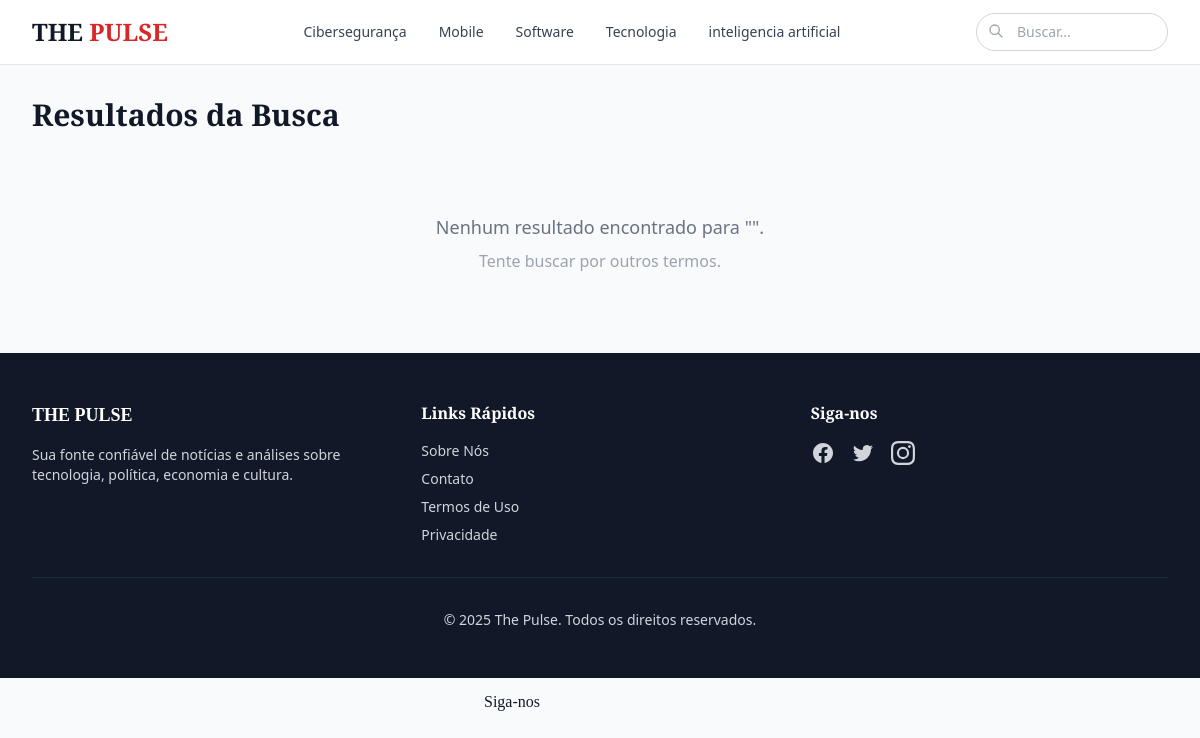
Page /busca/ on the committed database.
### news/models.py (models this page shows, shortened)
class Categoria(models.Model):
    name = models.CharField(max_length=80, unique=True)
    slug = models.SlugField(max_length=100, unique=True)
    cor_badge = models.CharField(
        max_length=7, default='#e63946',
        help_text='Cor em hexadecimal para o badge da categoria'
    )
    criado_em = models.DateTimeField(auto_now_add=True)
    class Meta:
        verbose_name_plural = "Categorias"
        ordering = ['name']

### news/views.py (the view, shortened to what this page needs)
# urls.py: path('busca/', views.SearchView.as_view(), name='search'),
class SearchView(ListView):
    model = Artigo
    template_name = 'news/search.html'
    context_object_name = 'artigos'
    paginate_by = 10
    def get_queryset(self):
        query = self.request.GET.get('q', '')
        return Artigo.objects.none()
    def get_context_data(self, **kwargs):
        context = super().get_context_data(**kwargs)
        context['query'] = self.request.GET.get('q', '')
        return context

### core/context_processors.py (called while the page is built)
def categorias(request):
    return {
        'categorias': Categoria.objects.all()
    }

### news/templates/news/search.html (shortened to what this page needs)
{% extends 'base.html' %}
{% block content %}
<section>
    <div class="mb-8">
        <h1 class="text-3xl font-bold text-gray-900">Resultados da Busca</h1>
    </div>
    <div class="space-y-6">
        {% for artigo in artigos %}
        <article class="bg-white rounded-xl shadow-md p-6 hover:shadow-lg transition">
            <div class="flex flex-col md:flex-row gap-6">
                {% if artigo.imagem %}
                <a href="{% url 'news:article_detail' artigo.slug %}" class="flex-shrink-0">
                    <img src="{{ artigo.imagem.url }}" alt="{{ artigo.titulo }}" class="w-full md:w-48 h-32 object-cover rounded-lg">
                </a>
                {% endif %}
                <div class="flex-1">
                    {% if artigo.categoria %}
                    <span class="inline-block px-2 py-1 rounded text-xs font-semibold text-white mb-2" style="background-color: {{ artigo.categoria.cor_badge }};">
                        {{ artigo.categoria.name }}
                    </span>
                    {% endif %}
                    <h2 class="text-xl font-bold mb-2">
                        <a href="{% url 'news:article_detail' artigo.slug %}" class="text-gray-900 hover:text-red-600 transition">
                            {{ artigo.titulo }}
                        </a>
                    </h2>
                    <p class="text-gray-600 text-sm mb-3">{{ artigo.resumo|truncatechars:150 }}</p>
                    <div class="flex items-center text-xs text-gray-400 space-x-3">
                        <span>{{ artigo.data_publicacao|date:"d/m/Y" }}</span>
                        <span>{{ artigo.tempo_leitura }} min de leitura</span>
                    </div>
                </div>
            </div>
        </article>
        {% empty %}
        <div class="text-center py-12">
            <p class="text-gray-500 text-lg">Nenhum resultado encontrado para "{{ query }}".</p>
            <p class="text-gray-400 mt-2">Tente buscar por outros termos.</p>
        </div>
        {% endfor %}
    </div>
</section>
{% endblock %}

### core/templates/base.html (shortened to what this page needs)
<!DOCTYPE html>
<html lang="pt-BR">
<head>
    <script src="https://cdn.tailwindcss.com"></script>
</head>
<body class="bg-gray-50 text-gray-900 font-sans antialiased">
    <nav class="bg-white border-b border-gray-200 sticky top-0 z-50">
        <div class="max-w-7xl mx-auto px-4 sm:px-6 lg:px-8">
            <div class="flex justify-between items-center h-16">
                <div class="flex-shrink-0">
                    <a href="{% url 'news:home' %}" class="text-2xl font-bold font-serif" style="font-family: 'Merriweather', serif;">
                        THE <span class="text-red-600">PULSE</span>
                    </a>
                </div>
                <div class="hidden md:flex items-center space-x-8">
                    {% for cat in categorias %}
                    <a href="{% url 'news:category' cat.slug %}" class="text-sm font-medium text-gray-700 hover:text-red-600 transition">
                        {{ cat.name }}
                    </a>
                    {% endfor %}
                </div>
                <div class="hidden md:flex items-center">
                    <form action="{% url 'news:search' %}" method="GET" class="relative">
                        <input type="text" name="q" placeholder="Buscar..." class="w-48 pl-10 pr-4 py-2 rounded-full border border-gray-300 text-sm focus:outline-none focus:ring-2 focus:ring-red-400">
                        <svg class="absolute left-3 top-2.5 h-4 w-4 text-gray-400" fill="none" stroke="currentColor" viewBox="0 0 24 24">
                            <path stroke-linecap="round" stroke-linejoin="round" stroke-width="2" d="M21 21l-6-6m2-5a7 7 0 11-14 0 7 7 0 0114 0z"/>
                        </svg>
                    </form>
                </div>
            </div>
        </div>
    </nav>
    <main class="max-w-7xl mx-auto px-4 sm:px-6 lg:px-8 py-8">
        {% block content %}{% endblock %}
    </main>
    <footer class="bg-gray-900 text-gray-300">
        <div class="max-w-7xl mx-auto px-4 sm:px-6 lg:px-8 py-12">
            <div class="grid grid-cols-1 md:grid-cols-3 gap-8">
                <div>
                    <h3 class="text-white font-bold text-lg mb-4 font-serif">THE PULSE</h3>
                    <p class="text-sm">Sua fonte confiável de notícias e análises sobre tecnologia, política, economia e cultura.</p>
                </div>
                <div>
                    <h4 class="text-white font-semibold mb-4">Links Rápidos</h4>
                    <ul class="space-y-2 text-sm">
                        <li><a href="{% url 'legal:sobre_nos' %}" class="hover:text-white transition">Sobre Nós</a></li>
                        <li><a href="{% url 'legal:contato' %}" class="hover:text-white transition">Contato</a></li>
                        <li><a href="{% url 'legal:termos' %}" class="hover:text-white transition">Termos de Uso</a></li>
                        <li><a href="{% url 'legal:privacidade' %}" class="hover:text-white transition">Privacidade</a></li>
                    </ul>
                </div>
                <div>
                    <h4 class="text-white font-semibold mb-4">Siga-nos</h4>
                    <div class="flex space-x-4">
                        <a href="#" class="hover:text-white transition"></a>
                        <a href="#" class="hover:text-white transition"></a>
                        <a href="#" class="hover:text-white transition"></a>
                    </div>
                </div>
            </div>
            <div class="border-t border-gray-800 mt-8 pt-8 text-center text-sm">
                <p>&copy; 2025 The Pulse. Todos os direitos reservados.</p>
            </div>
        </div>
    </footer>
<div class="container text-center py-3">
    <h5>Siga-nos</h5>
</div>
</body>
</html>

### core/templates/base.html (style rules this page uses)
body { font-family: 'Inter', sans-serif; }
h1, h2, h3, h4, h5, h6 { font-family: 'Merriweather', serif; }

### rows in the picture
Categoria: name "Cibersegurança"
Categoria: name "Mobile"
Categoria: name "Software"
Categoria: name "Tecnologia"
Categoria: name "inteligencia artificial"
